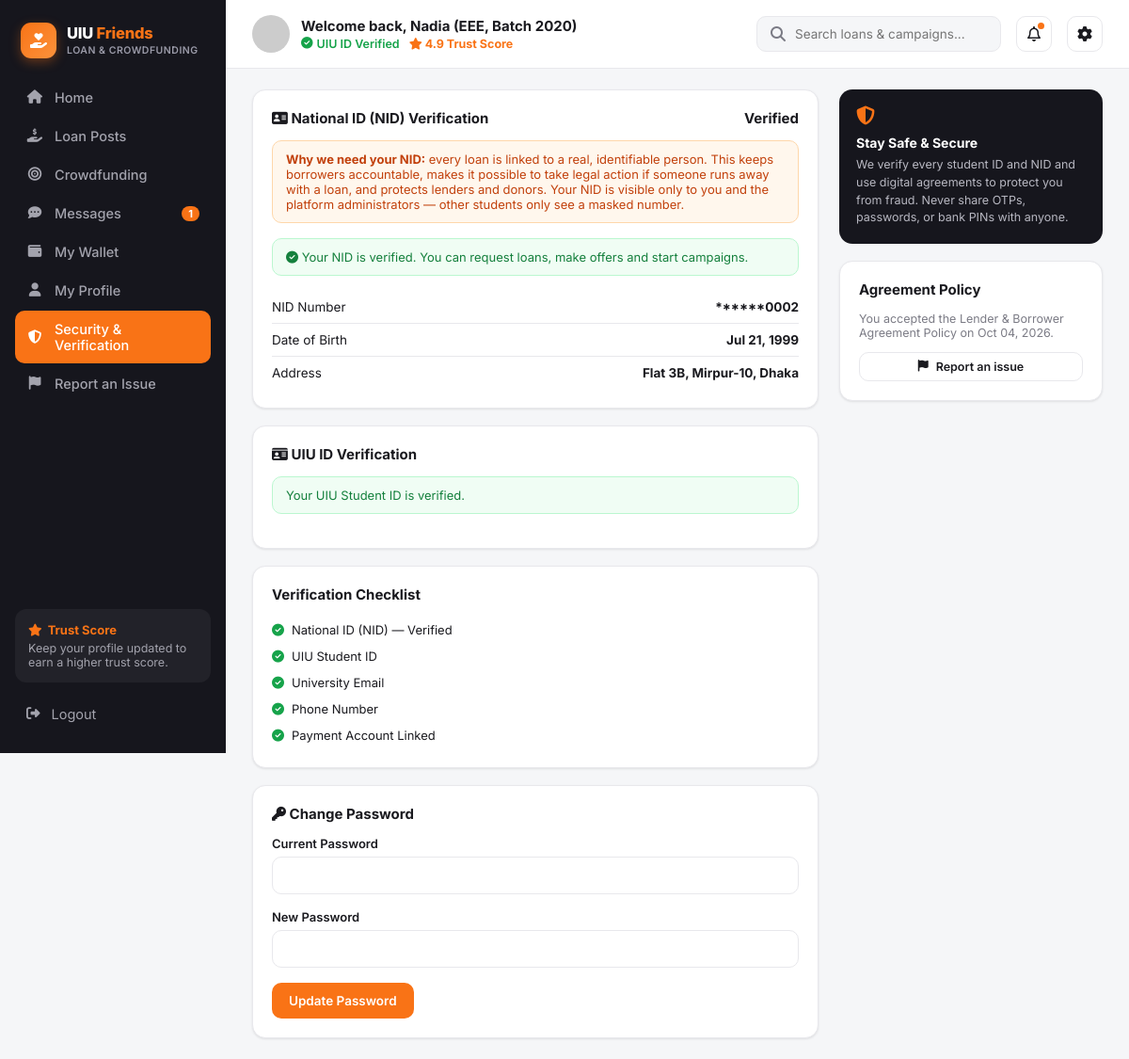
Page /security.php (signed in) on the committed database.
### tables this page shows
CREATE TABLE users (
    id                      INT AUTO_INCREMENT PRIMARY KEY,
    full_name               VARCHAR(120)  NOT NULL,
    email                   VARCHAR(150)  NOT NULL UNIQUE,
    password_hash           VARCHAR(255)  NOT NULL,
    student_id              VARCHAR(30)   NOT NULL UNIQUE,
    department              VARCHAR(20)   NOT NULL,
    batch                   VARCHAR(10)   NOT NULL,
    phone                   VARCHAR(20)   DEFAULT NULL,
    avatar                  VARCHAR(255)  DEFAULT 'assets/img/default-avatar.svg',
    role                    ENUM('user','admin') NOT NULL DEFAULT 'user',
    trust_score             DECIMAL(3,2)  NOT NULL DEFAULT 4.00,
    uiu_id_verified         TINYINT(1)    NOT NULL DEFAULT 0,
    email_verified          TINYINT(1)    NOT NULL DEFAULT 0,
    phone_verified          TINYINT(1)    NOT NULL DEFAULT 0,
    payment_linked          TINYINT(1)    NOT NULL DEFAULT 0,
    agreement_accepted      TINYINT(1)    NOT NULL DEFAULT 0,
     
    nid_number              VARCHAR(20)   DEFAULT NULL UNIQUE,
    date_of_birth           DATE          DEFAULT NULL,
    address                 VARCHAR(255)  DEFAULT NULL,
    nid_front               VARCHAR(255)  DEFAULT NULL,
    nid_back                VARCHAR(255)  DEFAULT NULL,
    nid_status              ENUM('not_submitted','pending','verified','rejected') NOT NULL DEFAULT 'not_submitted',
    nid_reject_reason       VARCHAR(255)  DEFAULT NULL,
    nid_submitted_at        DATETIME      DEFAULT NULL,
    status                  ENUM('active','suspended') NOT NULL DEFAULT 'active',
    created_at              DATETIME      NOT NULL DEFAULT CURRENT_TIMESTAMP
);

### security.php (the view, shortened to what this page needs)
<?php
require_once __DIR__ . '/includes/functions.php';
require_login();
$u = current_user();
$nidStatus = $u['nid_status'];
include __DIR__ . '/includes/header.php';
?>
<div class="app-shell">
  <?php include __DIR__ . '/includes/sidebar.php'; ?>
  <div class="main-area">
    <?php include __DIR__ . '/includes/topbar.php'; ?>
    <div class="content-wrap">
      <div class="content-main">
        <div class="card" id="nid">
          <h3><i class="fa-solid fa-address-card"></i> National ID (NID) Verification
            <span style="float:right;"><?= nid_status_pill($nidStatus) ?></span>
          </h3>
          <div class="alert alert-info" style="margin-bottom:16px;">
            <strong>Why we need your NID:</strong> every loan is linked to a real, identifiable person. This keeps borrowers
            accountable, makes it possible to take legal action if someone runs away with a loan, and protects lenders and donors.
            Your NID is visible only to you and the platform administrators — other students only see a masked number.
          </div>
          <?php if ($nidStatus === 'verified'): ?>
            <div class="alert alert-success"><i class="fa-solid fa-circle-check"></i> Your NID is verified. You can request loans, make offers and start campaigns.</div>
            <div class="info-row"><span>NID Number</span><span class="val"><?= e(mask_nid($u['nid_number'])) ?></span></div>
            <div class="info-row"><span>Date of Birth</span><span class="val"><?= $u['date_of_birth'] ? date('M d, Y', strtotime($u['date_of_birth'])) : '—' ?></span></div>
            <div class="info-row"><span>Address</span><span class="val" style="text-align:right;max-width:60%;"><?= e($u['address'] ?: '—') ?></span></div>
          <?php endif; ?>
        </div>
        <div class="card">
          <h3><i class="fa-solid fa-id-card"></i> UIU ID Verification</h3>
          <?php if ($u['uiu_id_verified']): ?>
            <div class="alert alert-success">Your UIU Student ID is verified.</div>
          <?php endif; ?>
        </div>
        <div class="card">
          <h3>Verification Checklist</h3>
          <ul class="checklist">
            <li class="<?= $nidStatus==='verified'?'':'pending' ?>"><i class="fa-solid fa-circle-<?= $nidStatus==='verified'?'check':'exclamation' ?>"></i> National ID (NID) — <?= e(nid_status_label($nidStatus)) ?></li>
            <li class="<?= $u['uiu_id_verified']?'':'pending' ?>"><i class="fa-solid fa-circle-<?= $u['uiu_id_verified']?'check':'exclamation' ?>"></i> UIU Student ID</li>
            <li class="<?= $u['email_verified']?'':'pending' ?>"><i class="fa-solid fa-circle-<?= $u['email_verified']?'check':'exclamation' ?>"></i> University Email</li>
            <li class="<?= $u['phone_verified']?'':'pending' ?>"><i class="fa-solid fa-circle-<?= $u['phone_verified']?'check':'exclamation' ?>"></i> Phone Number</li>
            <li class="<?= $u['payment_linked']?'':'pending' ?>"><i class="fa-solid fa-circle-<?= $u['payment_linked']?'check':'exclamation' ?>"></i> Payment Account Linked</li>
          </ul>
        </div>
        <div class="card">
          <h3><i class="fa-solid fa-key"></i> Change Password</h3>
          <form method="post">
            <div class="form-group"><label>Current Password</label><input type="password" name="current_password" required></div>
            <div class="form-group"><label>New Password</label><input type="password" name="new_password" required></div>
            <button class="btn btn-primary" type="submit">Update Password</button>
          </form>
        </div>
      </div>
      <div class="content-side">
        <div class="safety-box">
          <i class="fa-solid fa-shield-halved"></i>
          <h4>Stay Safe &amp; Secure</h4>
          <p>We verify every student ID and NID and use digital agreements to protect you from fraud. Never share OTPs, passwords, or bank PINs with anyone.</p>
        </div>
        <div class="card">
          <h3>Agreement Policy</h3>
          <p style="font-size:12.5px;color:var(--text-muted);">You accepted the Lender &amp; Borrower Agreement Policy on <?= date('M d, Y', strtotime($u['created_at'])) ?>.</p>
          <a href="report.php" class="btn btn-outline btn-block btn-sm"><i class="fa-solid fa-flag"></i> Report an issue</a>
        </div>
      </div>
    </div>
  </div>
</div>
</body>
</html>

### includes/topbar.php (shortened to what this page needs)
<header class="topbar">
  <div class="topbar-welcome">
    <img src="<?= e($u['avatar']) ?>" alt="">
    <div>
      <h1>Welcome back, <?= e(explode(' ', $u['full_name'])[0]) ?> (<?= e($u['department']) ?>, Batch <?= e($u['batch']) ?>)</h1>
      <div class="meta">
        <?= $u['uiu_id_verified'] ? '<span class="badge-verified"><i class="fa-solid fa-circle-check"></i> UIU ID Verified</span>' : '<span class="badge-pending"><i class="fa-solid fa-clock"></i> Verification Pending</span>' ?>
        <span class="trust-chip"><i class="fa-solid fa-star"></i> <?= number_format($u['trust_score'],1) ?> Trust Score</span>
      </div>
    </div>
  </div>
  <div class="topbar-actions">
    <form action="search.php" method="get" class="search-box" style="margin:0;">
      <i class="fa-solid fa-magnifying-glass"></i>
      <input type="text" name="q" placeholder="Search loans &amp; campaigns..." value="<?= e($_GET['q'] ?? '') ?>">
    </form>
    <a href="messages.php" class="icon-btn"><i class="fa-regular fa-bell"></i><?php if (($unread ?? 0) > 0): ?><span class="dot"></span><?php endif; ?></a>
    <a href="security.php" class="icon-btn"><i class="fa-solid fa-gear"></i></a>
  </div>
</header>

### includes/functions.php (shortened to what this page needs)
<?php
require_once __DIR__ . '/../config/db.php';
function is_logged_in(): bool {
    return isset($_SESSION['user_id']);
}
function require_login(): void {
    $u = current_user();
}
function current_user(): ?array {
    global $pdo;
    static $cache = null;
    if ($cache !== null) return $cache;
    $stmt = $pdo->prepare("SELECT * FROM users WHERE id = ?");
    $stmt->execute([$_SESSION['user_id']]);
    $cache = $stmt->fetch();
    return $cache;
}
function e(?string $str): string {
    return htmlspecialchars($str ?? '', ENT_QUOTES, 'UTF-8');
}
function mask_nid(?string $nid): string {
    $len = strlen($nid);
    return str_repeat('*', max(0, $len - 4)) . substr($nid, -4);
}
function nid_status_label(string $status): string {
    return [
        'not_submitted' => 'Not submitted',
        'pending'       => 'Under review',
        'verified'      => 'Verified',
        'rejected'      => 'Rejected',
    ][$status] ?? $status;
}
function nid_status_pill(string $status): string {
    $cls = ['verified' => 'pill-green', 'pending' => 'pill-orange', 'rejected' => 'pill-red', 'not_submitted' => 'pill-gray'][$status] ?? 'pill-gray';
    return '<span class="pill ' . $cls . '">' . e(nid_status_label($status)) . '</span>';
}

### assets/css/style.css (style rules this page uses)
:root { --orange: #f97316; --orange-dark: #ea580c; --sidebar-bg: #16161d; --sidebar-text: #a3a3ad; --sidebar-active: #f97316; --bg: #f5f6f8; --card-bg: #ffffff; --border: #e8e8ec; --text-dark: #1a1a1f; --text-muted: #7b7b85; --green: #16a34a; --radius: 14px; --shadow: 0 1px 3px rgba(0,0,0,.06), 0 1px 2px rgba(0,0,0,.04); }
* { box-sizing: border-box; }
body { margin: 0; font-family: 'Inter', -apple-system, BlinkMacSystemFont, 'Segoe UI', sans-serif; background: var(--bg); color: var(--text-dark); }
a { text-decoration: none; color: inherit; }
ul { list-style: none; margin: 0; padding: 0; }
img { max-width: 100%; display: block; }
button { font-family: inherit; cursor: pointer; }
input, select, textarea { font-family: inherit; }
.app-shell { display: flex; min-height: 100vh; }
.main-area { flex: 1; min-width: 0; display: flex; flex-direction: column; }
.topbar { display: flex; align-items: center; justify-content: space-between; padding: 16px 28px; background: #fff; border-bottom: 1px solid var(--border); position: sticky; top: 0; z-index: 5; }
.topbar-welcome { display: flex; align-items: center; gap: 12px; }
.topbar-welcome img { width: 40px; height: 40px; border-radius: 50%; object-fit: cover; }
.topbar-welcome h1 { font-size: 15px; margin: 0; }
.topbar-welcome .meta { font-size: 12.5px; color: var(--text-muted); display:flex; gap:10px; margin-top:2px; }
.badge-verified { color: var(--green); font-weight: 600; display:inline-flex; align-items:center; gap:4px; }
.trust-chip { color: var(--orange); font-weight: 700; }
.topbar-actions { display: flex; align-items: center; gap: 16px; }
.search-box { display: flex; align-items: center; gap: 8px; background: var(--bg); border: 1px solid var(--border); border-radius: 10px; padding: 9px 14px; width: 260px; color: var(--text-muted); }
.search-box input { border: none; background: transparent; outline: none; width: 100%; font-size: 13.5px; color: var(--text-dark); }
.icon-btn { width: 38px; height: 38px; border-radius: 10px; border: 1px solid var(--border); background: #fff; display:flex; align-items:center; justify-content:center; position:relative; color: var(--text-dark); }
.icon-btn .dot { position:absolute; top:6px; right:7px; width:7px; height:7px; background:var(--orange); border-radius:50%; }
.content-wrap { display: flex; gap: 22px; padding: 22px 28px; align-items: flex-start; }
.content-main { flex: 1; min-width: 0; display: flex; flex-direction: column; gap: 18px; }
.content-side { width: 280px; flex-shrink: 0; display: flex; flex-direction: column; gap: 18px; }
.card { background: var(--card-bg); border: 1px solid var(--border); border-radius: var(--radius); box-shadow: var(--shadow); padding: 20px; }
.card h3 { margin: 0 0 14px; font-size: 15px; }
.btn { border: none; border-radius: 10px; padding: 11px 18px; font-size: 13.5px; font-weight: 600; display: inline-flex; align-items: center; gap: 8px; }
.btn-primary { background: var(--orange); color: #fff; }
.btn-outline { background: #fff; border: 1px solid var(--border); color: var(--text-dark); }
.btn-block { width: 100%; justify-content: center; }
.btn-sm { padding: 7px 14px; font-size: 12.5px; }
.safety-box { background: var(--sidebar-bg); color: #fff; border-radius: var(--radius); padding: 18px; }
.safety-box i { color: var(--orange); font-size: 20px; margin-bottom: 10px; }
.safety-box h4 { margin: 0 0 6px; font-size: 14px; }
.safety-box p { margin: 0; font-size: 12.5px; color: #b8b8c2; line-height: 1.5; }
.form-group { margin-bottom: 16px; }
.form-group label { display: block; font-size: 13px; font-weight: 600; margin-bottom: 6px; }
.form-group input, .form-group select, .form-group textarea { width: 100%; border: 1px solid var(--border); border-radius: 10px; padding: 11px 13px; font-size: 13.5px; outline: none; }
.alert { padding: 11px 14px; border-radius: 10px; font-size: 13px; margin-bottom: 16px; }
.alert-success { background: #f0fdf4; color: #15803d; border: 1px solid #bbf7d0; }
.alert-info { background: #fff7ed; color: #c2410c; border: 1px solid #fed7aa; }
.info-row { display: flex; justify-content: space-between; padding: 9px 0; font-size: 13.5px; border-bottom: 1px solid var(--border); }
.info-row:last-child { border-bottom: none; }
.info-row .val { font-weight: 700; }
.checklist li { display: flex; align-items: center; gap: 8px; font-size: 13px; padding: 6px 0; }
.checklist li i { color: var(--green); }

### rows in the picture
users: full_name "Nadia", department "EEE", batch "2020", trust_score "4.9", nid_status "Verified", nid_number "******0002", date_of_birth "Jul 21, 1999", address "Flat 3B, Mirpur-10, Dhaka", created_at "Oct 04, 2026"

### other values in the picture
$item['label'] "Home"
$item['label'] "Loan Posts"
$item['label'] "Crowdfunding"
$item['label'] "Messages"
$unread "1"
$item['label'] "My Wallet"
$item['label'] "My Profile"
$item['label'] "Security & Verification"
$item['label'] "Report an Issue"
